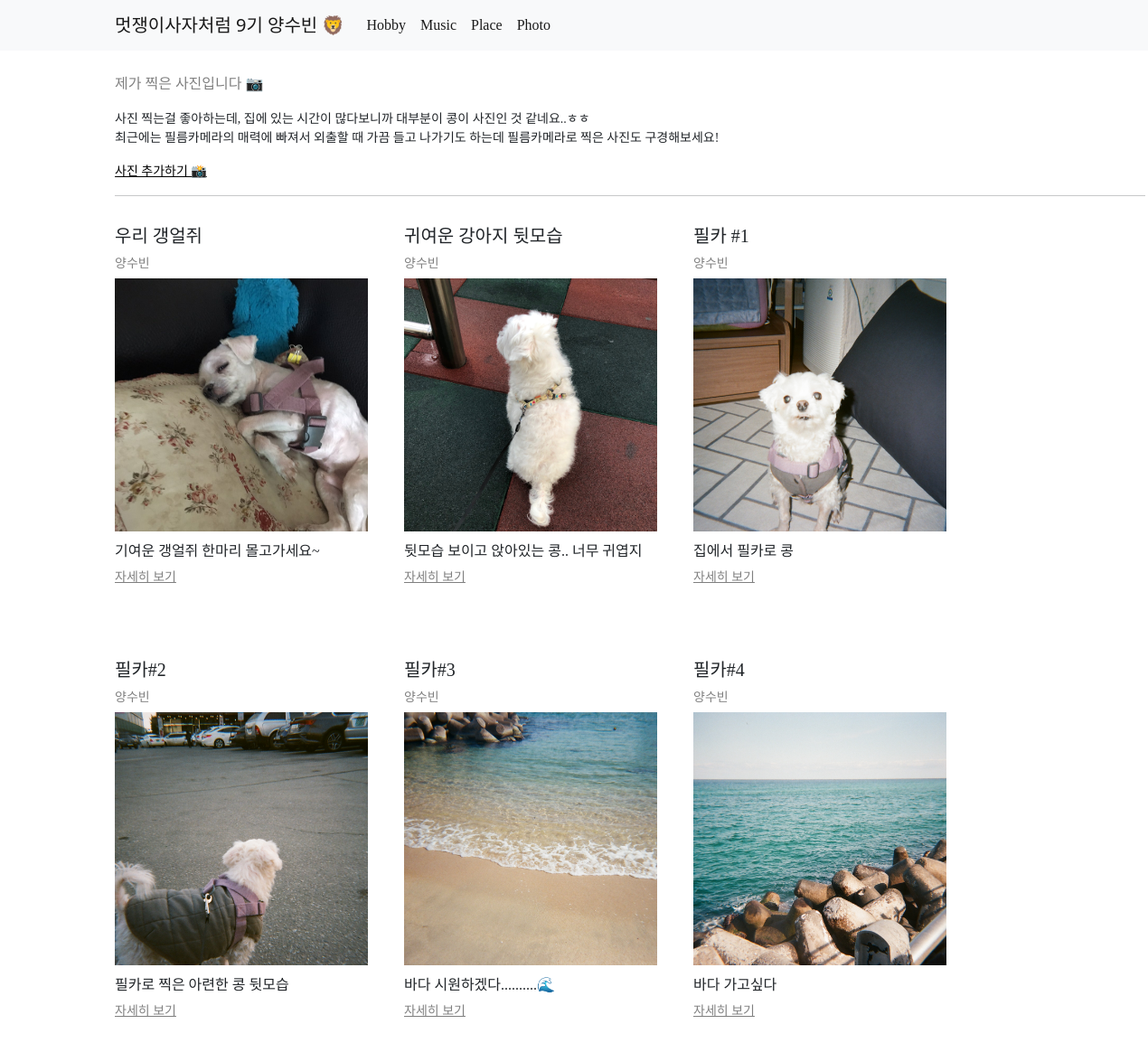
Before: /photo/ with the older database file.
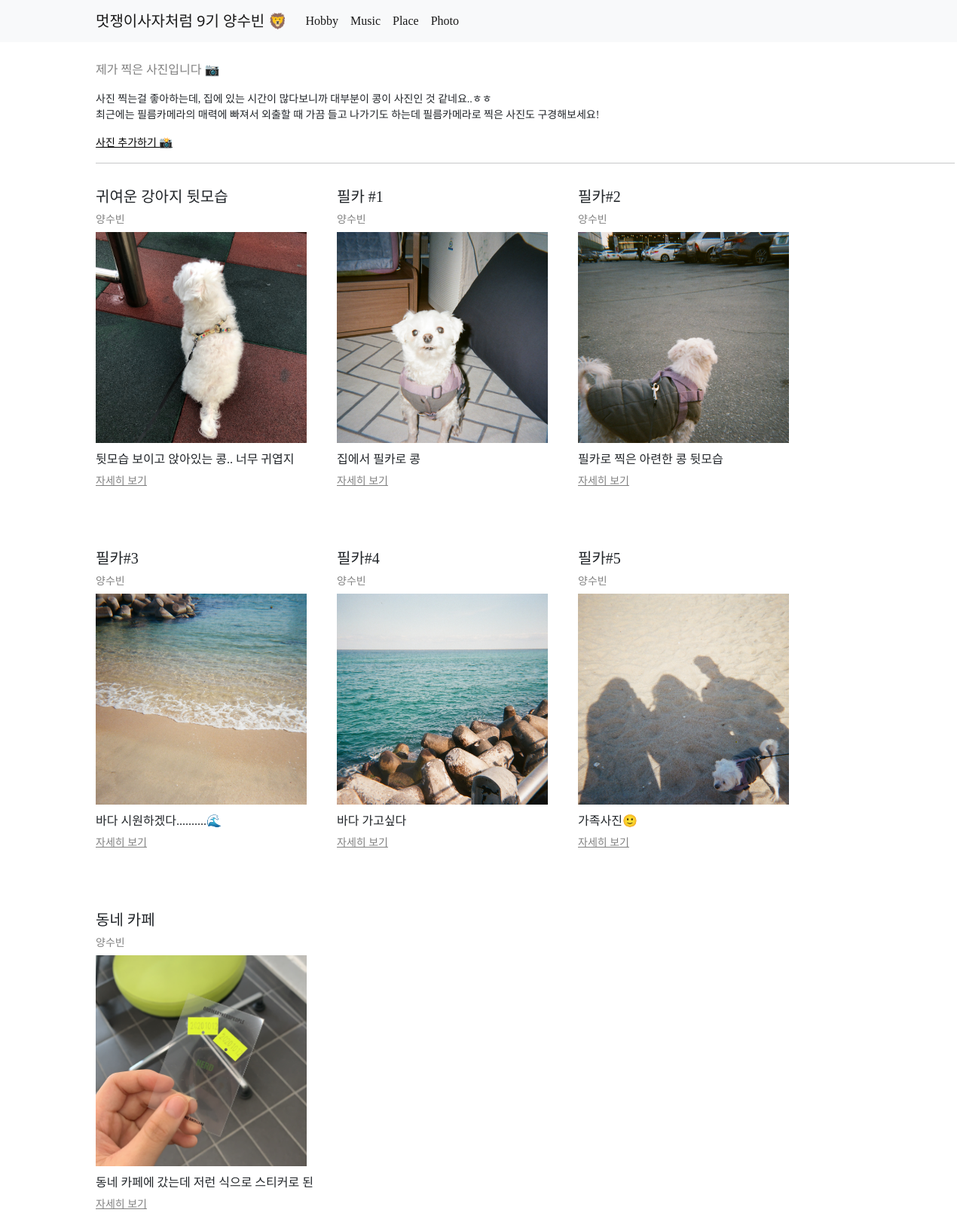
After: the same page with the newer database file.
### subin/models.py (models this page shows, shortened)
class Photo(models.Model):
    title = models.CharField(max_length=200)
    writer = models.CharField(max_length=100)
    pub_date = models.DateTimeField()
    image = models.ImageField(upload_to='images/', blank=True, null = True)
    body = models.TextField()
    def summary(self):
        return self.body[:24]

### subin/views.py (the view)
# urls.py: path('photo/', views.photo, name="photo"),
def photo(request):
    photos = Photo.objects.all()
    return render(request, "photo.html", {'photos':photos})

### subin/templates/photo.html (shortened to what this page needs)
{% extends 'base.html' %}
{% block contents %}
<div class="mainbox">
    <p>제가 찍은 사진입니다 📷  </p>
    <p class="subtext">사진 찍는걸 좋아하는데, 집에 있는 시간이 많다보니까 대부분이 콩이 사진인 것 같네요..ㅎㅎ
        <br>최근에는 필름카메라의 매력에 빠져서 외출할 때 가끔 들고 나가기도 하는데 필름카메라로 찍은 사진도 구경해보세요!</p>
    <a href="{% url 'new' %}" class="addBtn">사진 추가하기 📸</a>
    <hr>
    <div class="content">
            {% for photo in photos %}
            <div class="photobox">
                <h4 class="title">{{photo.title}}</h4>
                <p class="writer">{{photo.writer}}</p>
                {% if photo.image %}
                <img src="{{photo.image.url}}" width=280 height=280 alt="photo_image" class="photo">
                {% endif %}
                {{photo.summary}}
                <a href="{% url 'detail' photo.id %}" class="moreBtn">자세히 보기</a><br>
            </div>
            {% endfor %}
    </div>
</div>
{% endblock %}

### introproject/templates/base.html (shortened to what this page needs)
<!DOCTYPE html>
<html lang="en">
<head>
    <link href="https://cdn.jsdelivr.net/npm/bootstrap@5.0.2/dist/css/bootstrap.min.css" rel="stylesheet">
</head>
<body>
    <nav class="navbar navbar-expand-lg navbar-light bg-light">
        <div class="container-fluid">
            <a class="navbar-brand" href="{% url 'home' %}">멋쟁이사자처럼 9기 양수빈 🦁</a>
            <div class="collapse navbar-collapse" id="navbarCollapse">
                <ul class="navbar-nav me-auto mb-2 mb-md-0">
                    <li class="nav-item1">
                        <a class="nav-link active" href="{% url 'hobby' %}">Hobby</a>
                    </li>
                    <li class="nav-item2">
                        <a class="nav-link active" href="{% url 'music' %}">Music</a>
                    </li>
                    <li class="nav-item3">
                        <a class="nav-link active" href="{% url 'place' %}">Place</a>
                    </li>
                    <li class="nav-item4">
                        <a class="nav-link active" href="{% url 'photo' %}">Photo</a>
                    </li>
                </ul>
            </div>
        </div>
    </nav>
    <div class="container">
      {% block contents %}
      {% endblock %}
    </div>
</body>
</html>

### introproject/templates/base.html (style rules this page uses)
.cnavbar-brand, .nav-item1, .nav-item2, .nav-item3, .nav-item4 { font-family: 'Pretendard-Regular'; }
.container { font-family: 'Pretendard-Regular'; flex-wrap: inherit; align-items: center; justify-content: space-between; padding: 0; margin: 2% 10%; }
.container-fluid { padding: 0; margin: 0 10%; }

### subin/templates/photo.html (style rules this page uses)
.title { font-family: 'Pretendard-Regular'; font-size: 20px; font-weight: 500; }
.mainbox > p:nth-child(1) { color: gray; display: block; }
.subtext { font-family: 'Pretendard-Regular'; font-size: 14px; }
.addBtn { color: black; font-size: 14px; display: block; }
.content { display: inline-flex; padding: 0; margin: 0; width: 100%; height: 100%; align-items: flex-start; flex-wrap: wrap; flex-direction: row; align-content: stretch; }
.photobox { width: 19em; height: 28em; display: inline-block; margin: 1em 1em 1em 0; padding-bottom: 1em; }
.writer { margin: 0; color: gray; font-size: 14px; padding-bottom: 6px; }
.photo { display: block; margin-bottom: 10px; object-fit: cover; }
.moreBtn { color: gray; font-size: 14px; display: block; margin-top: 6px; }

Changed rows visible on the page:
removed Photo: title "우리 갱얼쥐", writer "양수빈", image (picture), summary "기여운 갱얼쥐 한마리 몰고가세요~"
added Photo: title "필카#5", writer "양수빈", image (picture), summary "가족사진🙂"
added Photo: title "동네 카페", writer "양수빈", image (picture), summary "동네 카페에 갔는데 저런 식으로 스티커로 된"
